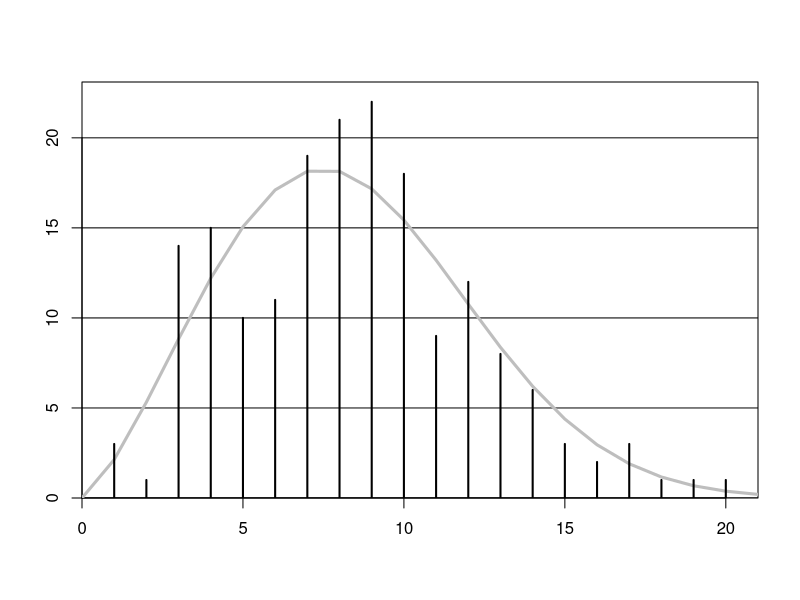

This chart was generated by the following R code:
# Explore estimate of SARS serial interval, used by Kissler, et al., taken
# from Lipsitch, et al. "Transmission Dynamics and Control of Severe Acute
# Respiratory Syndrome".  Data from Fig. 1 (E) in that paper.

data <- c (3, 1, 14, 15, 10, 11, 19, 21, 22, 18, 9, 12, 8, 6, 3, 2, 3, 1, 1, 1)

SARS_shape <- 2.35
SARS_scale <- 9.48

SARS_gen_interval <- dweibull (0:21, shape=SARS_shape, scale=SARS_scale)

plot(data, pch=20, ylim=c(0,1.05*max(data)), yaxs="i", 
     xlim=c(0,length(data)+1), xaxs="i",
     xlab="", ylab="", type="n")

abline(h=c(0,5,10,15,20))

lines (0:(length(SARS_gen_interval)-1),
       SARS_gen_interval*sum(data),
       lwd=3, col="gray")

for (i in 1:length(data)) lines (c(i,i),c(0,data[i]),lwd=2)
